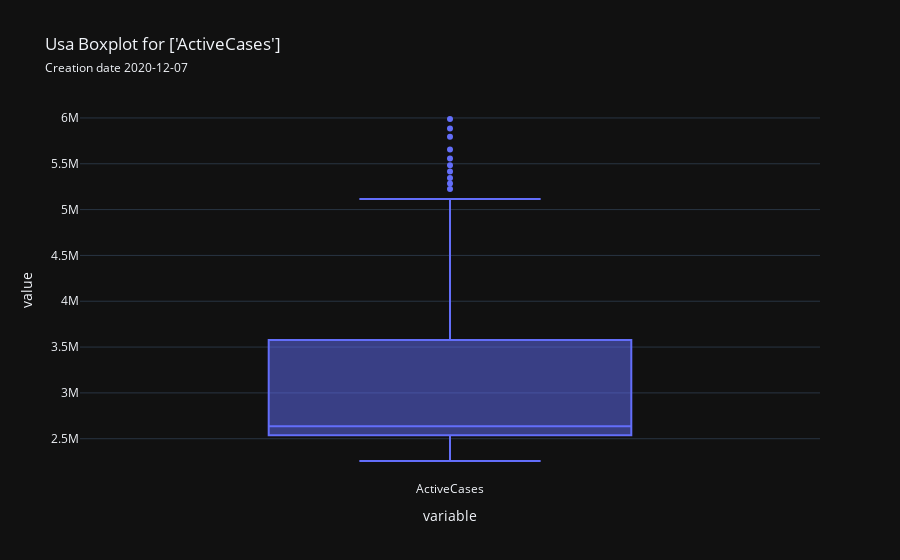

Write notebook code for a chart like this one.
### Markdown cell above
#### Measures Boxplot

### Code cell
country.boxplot(['ActiveCases'], save=True)

### Figure 1 — Plotly figure (JSON) as saved in the notebook; plotly's stock layout.template omitted (floating-point values rounded to 4 significant figures)
{"data": [{"alignmentgroup": "True", "hovertemplate": "variable=%{x}<br>value=%{y}<extra></extra>", "legendgroup": "", "marker": {"color": "#636efa"}, "name": "", "notched": false, "offsetgroup": "", "orientation": "v", "quartilemethod": "exclusive", "showlegend": false, "type": "box", "x": ["ActiveCases", "ActiveCases", "ActiveCases", "ActiveCases", "ActiveCases", "ActiveCases", "ActiveCases", "ActiveCases", "ActiveCases", "ActiveCases", "ActiveCases", "ActiveCases", "ActiveCases", "ActiveCases", "ActiveCases", "ActiveCases", "ActiveCases", "ActiveCases", "ActiveCases", "ActiveCases", "ActiveCases", "ActiveCases", "ActiveCases", "ActiveCases", "ActiveCases", "ActiveCases", "ActiveCases", "ActiveCases", "ActiveCases", "ActiveCases", "ActiveCases", "ActiveCases", "ActiveCases", "ActiveCases", "ActiveCases", "ActiveCases", "ActiveCases", "ActiveCases", "ActiveCases", "ActiveCases", "ActiveCases", "ActiveCases", "ActiveCases", "ActiveCases", "ActiveCases", "ActiveCases", "ActiveCases", "ActiveCases", "ActiveCases", "ActiveCases", "ActiveCases", "ActiveCases", "ActiveCases", "ActiveCases", "ActiveCases", "ActiveCases", "ActiveCases", "ActiveCases", "ActiveCases", "ActiveCases", "ActiveCases", "ActiveCases", "ActiveCases", "ActiveCases", "ActiveCases", "ActiveCases", "ActiveCases", "ActiveCases", "ActiveCases", "ActiveCases", "ActiveCases", "ActiveCases", "ActiveCases", "ActiveCases", "ActiveCases", "ActiveCases", "ActiveCases", "ActiveCases", "ActiveCases", "ActiveCases", "ActiveCases", "ActiveCases", "ActiveCases", "ActiveCases", "ActiveCases", "ActiveCases", "ActiveCases", "ActiveCases", "ActiveCases", "ActiveCases", "ActiveCases", "ActiveCases", "ActiveCases", "ActiveCases", "ActiveCases", "ActiveCases", "ActiveCases", "ActiveCases", "ActiveCases", "ActiveCases", "ActiveCases", "ActiveCases", "ActiveCases", "ActiveCases", "ActiveCases", "ActiveCases", "ActiveCases", "ActiveCases", "ActiveCases", "ActiveCases", "ActiveCases", "ActiveCases"], "x0": " ", "xaxis": "x", "y": [2256909, 2336231, 2382983, 2453290, 2478249, 2475168, 2469535, 2463800, 2523860, 2528061, 2524624, 2532215, 2519732, 2535624, 2534261, 2559690, 2568089, 2584081, 2566558, 2568919, 2569090, 2540245, 2534772, 2546034, 2529031, 2517393, 2507615, 2527501, 2532536, 2537645, 2525326, 2521937, 2514237, 2521121, 2542939, 2547125, 2542700, 2541787, 2538458, 2537416, 2538869, 2550636, 2563887, 2545144, 2537311, 2542660, 2543512, 2554364, 2561106, 2569697, 2576925, 2571650, 2576157, 2590921, 2607056, 2629387, 2641927, 2643385, 2653646, 2652217, 2692913, 2685430, 2699034, 2709563, 2739993, 2763985, 2771310, 2796529, 2851216, 2889545, 2910616, 2927221, 2958167, 2997421, 3037510, 3091929, 3135220, 3152231, 3192869, 3253703, 3312775, 3400069, 3481981, 3550742, 3601964, 3691107, 3780188, 3893261, 4006718, 4106511, 4157207, 4246946, 4330221, 4417068, 4541248, 4669767, 4759422, 4855617, 4924172, 5040436, 5109790, 5114307, 5223465, 5284195, 5343820, 5415758, 5482844, 5556367, 5656203, 5793413, 5884658, 5988387], "y0": " ", "yaxis": "y"}], "layout": {"boxmode": "group", "legend": {"tracegroupgap": 0}, "title": {"text": "Usa Boxplot for ['ActiveCases']<br><span style='font-size: 12px;'>Creation date 2020-12-07</span>"}, "xaxis": {"anchor": "y", "domain": [0.0, 1.0], "title": {"text": "variable"}}, "yaxis": {"anchor": "x", "domain": [0.0, 1.0], "title": {"text": "value"}}}}
